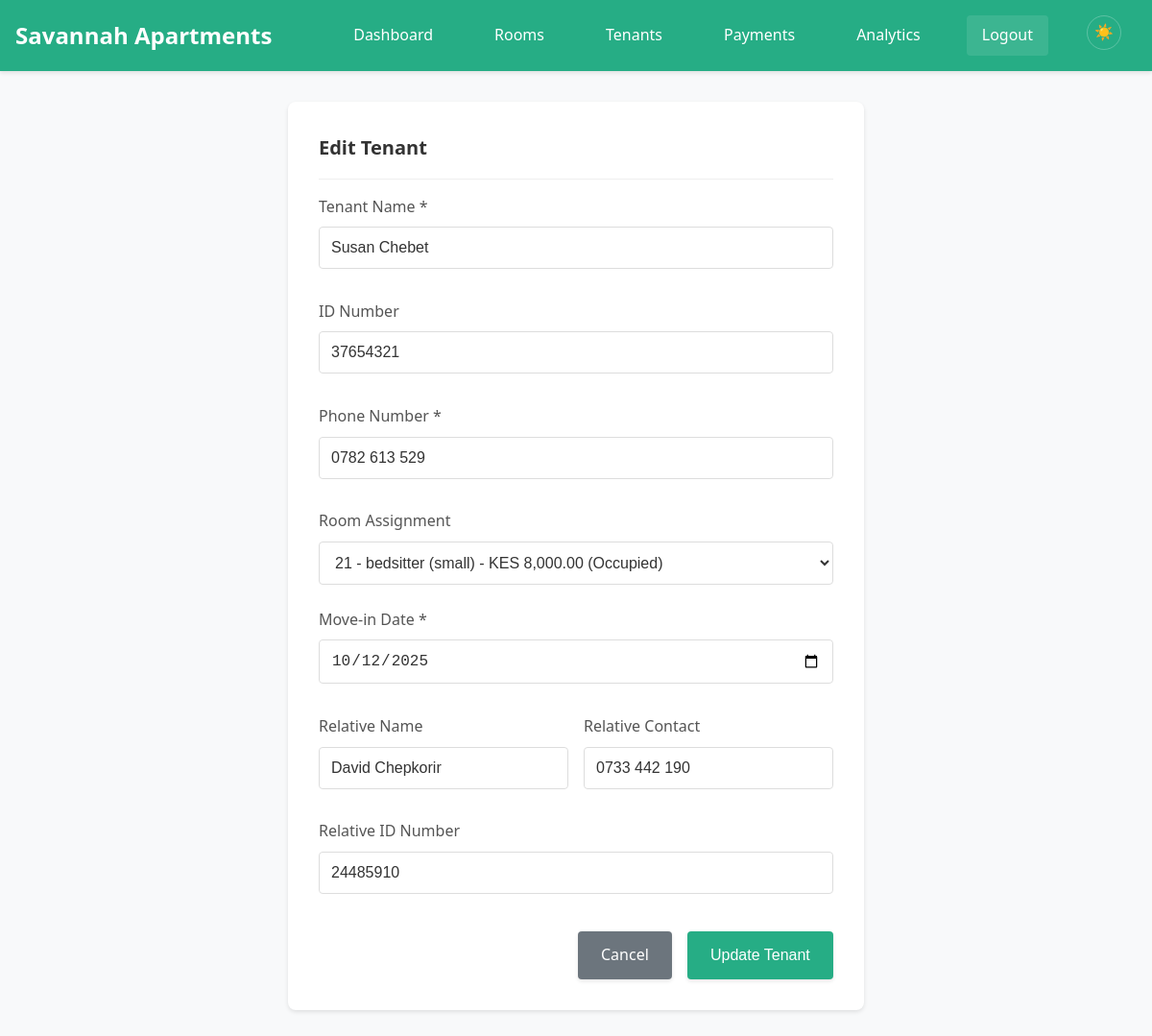
The app's page /tenants/edit/18 (signed in) with its own data.
### tables this page shows
CREATE TABLE tenants (
            tenant_id INTEGER PRIMARY KEY AUTOINCREMENT,
            tenant_name TEXT NOT NULL,
            tenant_phone TEXT NOT NULL,
            room_id INTEGER,
            move_in_date DATE NOT NULL,
            balance REAL DEFAULT 0, credit_balance REAL DEFAULT 0, last_payment_date DATE, first_name TEXT, second_name TEXT, id_number TEXT, next_of_kin_name TEXT, next_of_kin_contact TEXT, relative_name TEXT, relative_id_number TEXT, relative_contact TEXT,
            FOREIGN KEY (room_id) REFERENCES rooms (room_id)
        );

CREATE TABLE rooms (
            room_id INTEGER PRIMARY KEY AUTOINCREMENT,
            room_number TEXT UNIQUE NOT NULL,
            room_type TEXT NOT NULL,
            monthly_rent REAL NOT NULL,
            status TEXT DEFAULT 'vacant'
        );

### app.py (the view, shortened to what this page needs)
@app.route('/tenants/edit/<int:tenant_id>', methods=['GET', 'POST'])
@login_required
def edit_tenant(tenant_id):
    conn = get_db_connection()
    tenant = conn.execute('SELECT * FROM tenants WHERE tenant_id = ?', (tenant_id,)).fetchone()
    rooms = conn.execute('SELECT * FROM rooms ORDER BY CAST(room_number AS INTEGER)').fetchall()
    conn.close()
    if not tenant:
        flash('Tenant not found!', 'error')
        return redirect(url_for('tenants'))
    return render_template('tenant_form.html', tenant=tenant, rooms=rooms)

### app.py (called while the page is built)
@app.template_filter('currency')
def currency_filter(value):
    if value is None:
        return "KES 0.00"
    return f"KES {value:,.2f}"

def get_db_connection():
    conn = sqlite3.connect(DATABASE, timeout=20.0)
    conn.row_factory = sqlite3.Row
    conn.execute('PRAGMA journal_mode=WAL')
    conn.execute('PRAGMA synchronous=NORMAL')
    conn.execute('PRAGMA cache_size=10000')
    conn.execute('PRAGMA temp_store=MEMORY')
    return conn

def login_required(f):
    @wraps(f)
    def decorated_function(*args, **kwargs):
        if 'logged_in' not in session:
            return redirect(url_for('login'))
        return f(*args, **kwargs)
    return decorated_function

### templates/tenant_form.html (shortened to what this page needs)
{% extends "base.html" %}
{% block content %}
<div class="form-container">
    <div class="card-header">
        <h1 class="card-title">{% if tenant %}Edit Tenant{% else %}Add New Tenant{% endif %}</h1>
    </div>
    <form method="POST">
        <div class="form-group">
            <label for="tenant_name" class="form-label">Tenant Name *</label>
            <input type="text" id="tenant_name" name="tenant_name" class="form-input"
                   value="{{ tenant.tenant_name if tenant else '' }}"
                   required minlength="2" maxlength="100"
                   placeholder="Enter full name">
        </div>
        <div class="form-group">
            <label for="id_number" class="form-label">ID Number</label>
            <input type="text" id="id_number" name="id_number" class="form-input"
                   value="{{ tenant.id_number if tenant else '' }}"
                   minlength="5" maxlength="20"
                   placeholder="National ID number">
        </div>
        <div class="form-group">
            <label for="tenant_phone" class="form-label">Phone Number *</label>
            <input type="tel" id="tenant_phone" name="tenant_phone" class="form-input"
                   value="{{ tenant.tenant_phone if tenant else '' }}"
                   required minlength="10" maxlength="15"
                   placeholder="e.g., +254712345678">
        </div>
        <div class="form-group">
            <label for="room_id" class="form-label">Room Assignment</label>
            <select id="room_id" name="room_id" class="form-select">
                {% for room in rooms %}
                <option value="{{ room.room_id }}"
                        {% if tenant and tenant.room_id == room.room_id %}selected{% endif %}
                        {% if room.status == 'occupied' and not (tenant and tenant.room_id == room.room_id) %}disabled{% endif %}>
                    {{ room.room_number }} - {{ room.room_type }} - {{ room.monthly_rent|currency }} ({% if room.status == 'occupied' %}Occupied{% else %}Available{% endif %})
                </option>
                {% endfor %}
            </select>
        </div>
        <div class="form-group">
            <label for="move_in_date" class="form-label">Move-in Date *</label>
            <input type="date" id="move_in_date" name="move_in_date" class="form-input"
                   value="{{ tenant.move_in_date if tenant else '' }}"
                   required
                   title="Select move-in date">
        </div>
        <div class="form-grid">
            <div class="form-group">
                <label for="relative_name" class="form-label">Relative Name</label>
                <input type="text" id="relative_name" name="relative_name" class="form-input"
                       value="{{ tenant.relative_name if tenant else '' }}"
                       maxlength="100"
                       placeholder="Next of kin name">
            </div>
            <div class="form-group">
                <label for="relative_contact" class="form-label">Relative Contact</label>
                <input type="tel" id="relative_contact" name="relative_contact" class="form-input"
                       value="{{ tenant.relative_contact if tenant else '' }}"
                       minlength="10" maxlength="15"
                       placeholder="e.g., +254712345678">
            </div>
        </div>
        <div class="form-group">
            <label for="relative_id_number" class="form-label">Relative ID Number</label>
            <input type="text" id="relative_id_number" name="relative_id_number" class="form-input"
                   value="{{ tenant.relative_id_number if tenant else '' }}"
                   minlength="5" maxlength="20"
                   placeholder="Relative's national ID">
        </div>
        <div class="form-actions">
            <a href="{{ url_for('tenants') }}" class="btn btn-secondary">Cancel</a>
            <button type="submit" class="btn">{% if tenant %}Update Tenant{% else %}Add Tenant{% endif %}</button>
        </div>
    </form>
</div>
{% endblock %}

### static/css/style.css (style rules this page uses)
* { margin: 0; padding: 0; box-sizing: border-box; }
body { font-family: 'Segoe UI', Tahoma, Geneva, Verdana, sans-serif; line-height: 1.6; color: var(--text-primary); background-color: var(--background); }
.form-group { margin-bottom: 1.5rem; }
.form-label { display: block; margin-bottom: 0.5rem; font-weight: 500; color: var(--text-secondary); }
.form-input { width: 100%; padding: 0.75rem; border: 1px solid var(--input-border); border-radius: 4px; background-color: var(--input-bg); color: var(--text-primary); font-size: 1rem; transition: border-color 0.3s, background-color 0.3s; }
.form-select { width: 100%; padding: 0.75rem; border: 1px solid var(--input-border); border-radius: 4px; font-size: 1rem; background-color: var(--input-bg); color: var(--text-primary); }
.btn { display: inline-block; padding: 0.75rem 1.5rem; background-color: var(--brand-primary); color: var(--on-brand); text-decoration: none; border: none; border-radius: 4px; font-size: 1rem; cursor: pointer; transition: background-color 0.3s; }
.btn-secondary { background-color: #6c757d; color: #fff; }
.card-header { border-bottom: 1px solid #eee; padding-bottom: 1rem; margin-bottom: 1rem; }
.card-title { font-size: 1.25rem; font-weight: 600; color: var(--text-primary); }
.form-container { background: var(--surface); padding: 2rem; border-radius: 8px; box-shadow: 0 2px 4px rgba(0,0,0,0.1); max-width: 600px; margin: 0 auto; }
.form-grid { display: grid; grid-template-columns: 1fr 1fr; gap: 1rem; }
.form-actions { display: flex; gap: 1rem; justify-content: flex-end; margin-top: 2rem; }
:root { --background: #f8f9fa; --surface: #ffffff; --text-primary: #333333; --text-secondary: #555555; --divider: #eeeeee; --hover-bg: #f1f3f5; --table-header-bg: #f8f9fa; --brand-primary: #26ad85; --brand-primary-hover: #1d8a6b; --brand-accent: #37d8a8; --on-brand: #ffffff; --input-bg: #ffffff; --input-border: #dddddd; --flash-success-bg: #d4edda; --flash-success-text: #155724; --flash-success-border: #c3e6cb; --flash-error-bg: #f8d7da; --flash-error-text: #721c24; --flash-error-border: #f5c6cb; --flash-info-bg: #d1ecf1; --flash-info-text: #0c5460; --flash-info-border: #bee5eb; --badge-neutral-bg: #e2e3e5; --badge-success-bg: #d4edda; --badge-success-text: #155724; --badge-error-bg: #f8d7da; --badge-error-text: #721c24; }
.btn { position: relative; overflow: hidden; transition: all 0.3s ease-in-out; transform: translateY(0); box-shadow: 0 2px 4px rgba(0,0,0,0.1); }
.btn::before { content: ''; position: absolute; top: 0; left: -100%; width: 100%; height: 100%; background: linear-gradient(90deg, transparent, rgba(255,255,255,0.2), transparent); transition: left 0.5s ease-in-out; }
.form-input, .form-select, .form-textarea { transition: all 0.3s ease-in-out; position: relative; }
html { scroll-behavior: smooth; }
.card, .btn, .form-input { will-change: transform; }
* { -webkit-font-smoothing: antialiased; -moz-osx-font-smoothing: grayscale; }
.card, .btn, .form-input, .toast { contain: layout style paint; }
@media (prefers-reduced-motion: no-preference) { .card, .btn, .form-input { transition: transform 0.2s ease-out, box-shadow 0.2s ease-out; } }
* { scrollbar-width: thin; scrollbar-color: var(--scrollbar-thumb) var(--scrollbar-track); }
:root { --scrollbar-track: var(--divider); --scrollbar-thumb: var(--text-tertiary); --scrollbar-thumb-hover: var(--text-secondary); }

### records on screen
tenants: tenant_name "Susan Chebet", id_number "37654321", tenant_phone "0782 613 529", room_id "21 - bedsitter (small) - KES 8,000.00 (Occupied)", move_in_date "10/12/2025", relative_name "David Chepkorir", relative_contact "0733 442 190", relative_id_number "24485910"
